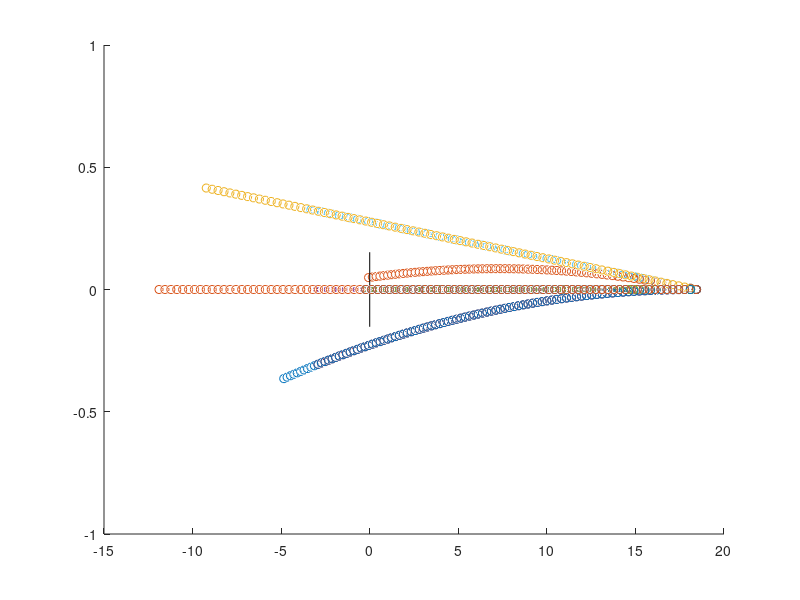

Source code (MATLAB):
% Main function.
function main
    hold on

% option 1
   tab1 = Devoir2(1, [-120*1000/3600 0 4.55*1000/3600]);

    x1 = tab1(:, 5);
    y1 = tab1(:, 6);
    z1 = tab1(:, 7);
    
    scatter3(x1,y1,z1);
    
   tab2 = Devoir2(1, [-120*1000/3600 0 7.79*1000/3600]);
   
    x2 = tab2(:, 5);
    y2 = tab2(:, 6);
    z2 = tab2(:, 7);
    
    scatter3(x2,y2,z2);
    
   tab3 = Devoir2(1, [-120*1000/3600 1.8*1000/3600 5.63*1000/3600]);
   
    x3 = tab3(:, 5);
    y3 = tab3(:, 6);
    z3 = tab3(:, 7);
    
    scatter3(x3,y3,z3);
% option 1 end

% option 2
   tab21 = Devoir2(2, [-120*1000/3600 0 4.55*1000/3600]);

    x21 = tab21(:, 5);
    y21 = tab21(:, 6);
    z21 = tab21(:, 7);
    
    scatter3(x21,y21,z21);
    
   tab22 = Devoir2(2, [-120*1000/3600 0 7.79*1000/3600]);
   
    x22 = tab22(:, 5);
    y22 = tab22(:, 6);
    z22 = tab22(:, 7);
    
    scatter3(x22,y22,z22);
    
   tab23 = Devoir2(2, [-120*1000/3600 1.8*1000/3600 5.63*1000/3600]);
   
    x23 = tab23(:, 5);
    y23 = tab23(:, 6);
    z23 = tab23(:, 7);
    
    scatter3(x23,y23,z23);
% option 1 end

% option 3
   tab31 = Devoir2(3, [-120*1000/3600 0 4.55*1000/3600]);

    x31 = tab31(:, 5);
    y31 = tab31(:, 6);
    z31 = tab31(:, 7);
    
    scatter3(x31,y31,z31);
    
   tab32 = Devoir2(3, [-120*1000/3600 0 7.79*1000/3600]);
   
    x32 = tab32(:, 5);
    y32 = tab32(:, 6);
    z32 = tab32(:, 7);
    
    scatter3(x32,y32,z32);
    
   tab33 = Devoir2(3, [-120*1000/3600 1.8*1000/3600 5.63*1000/3600]);
   
    x33 = tab33(:, 5);
    y33 = tab33(:, 6);
    z33 = tab33(:, 7);
    
    scatter3(x33,y33,z33);
% option 1 end
zp = ZonePrise();

patch( [0 0 0 0], [zp(3) zp(3) zp(1) zp(1)], [zp(4) zp(2) zp(2) zp(4)], [0.5 0.5 0.5])

axis([-15 20 -1 1 0 3]); 
end

function y = dt()
    y = 0.01;
end
function y = Pos0()
	y = [18.44 0 2.1];
end

function y = db()
     y = 0.073;
end

function y = mb()
    y = 0.145;
end

function y = ZonePrise()
     y = [-0.1524 0.8 0.1525 1.8];
end

function y = pAir()
    y = 1.1644;
end

function y = Cv()
    y = 1.45
end

function y = w()
    y = [0 0 50];
end

function y = Cm(w)
norme = norm(w);
    y = 1.6*10^(-3)*norme;
end

function y = Devoir2(option, vi)
    deltaT = dt();
    qSol = zeros(7);
    pos = Pos0();
    qSol(1,:) = [0 vi(1) vi(2) vi(3) pos(1) pos(2) pos(3)];
    i = 1;
    while( i == 1 || estArrive(qSol(i, :), qSol(i-1,:)) == 0)
        switch option
            case 1
                qSol(i+1,:) = SEDEuler(qSol(i,:), deltaT, G1(qSol(i,:), deltaT));
             case 2
                qSol(i+1,:) = SEDEuler(qSol(i,:), deltaT, G2(qSol(i,:), deltaT));
             case 3
                 qSol(i+1,:) = SEDEuler(qSol(i,:), deltaT, G3(qSol(i,:), deltaT));
        end
        i = i + 1;
    end
    y = qSol;
end

function y = estArrive(q1, q0)
    zone = ZonePrise();
    rayon = db()/2;
    y=0;
    
    if(q1(7) <= 0)
        y=1;
    else if (q1(5) <= 0 && q0(5) >= 0)
            if(q1(6) - rayon >= zone(1) && q1(6) + rayon <= zone(3))
                if(q1(7) - rayon >= zone(2) && q1(7) + rayon <= zone(4))
                    y =1;
                end
            end
        end
    end 
end

function qs= SEDEuler (q0 ,Deltat , fonctiong )
    %
    % Solution ED dq/dt= fonctiong (q,t)
    % Methode de Euler
    % qs : vecteur final [tf q(tf )]
    % q0 : vecteur initial [ti q(ti )]
    % Deltat : intervalle de temps
    % fonctiong : membre de droite de ED.
    % Ceci est un m- file de matlab
    % qui retourne [1 dq/dt(ti )]
    %
    qs=q0+ fonctiong * Deltat ;
end

function y = G1(q0, deltaT)
    y = [q0(1)+deltaT 0 0 -9.8 q0(2) q0(3) q0(4)];
end
function y = G2(q0, deltaT)
    norme = norm([q0(2) q0(3) q0(4)]);

    fx = -(((pi*db()*db())/8)*pAir()*Cv()*norme*q0(2))/mb();
    fy = -(((pi*db()*db())/8)*pAir()*Cv()*norme*q0(3))/mb();
    fz = -(((pi*db()*db())/8)*pAir()*Cv()*norme*q0(4))/mb() - 9.8;

    y = [q0(1)+deltaT fx fy fz q0(2) q0(3) q0(4)];
end


function y = G3(q0, deltaT)
    v = [q0(2) q0(3) q0(4)]
    normeV = norm(v);
    normeW = norm(w());
 
    f = (cross((((pi*db()*db())/8)*pAir()*Cm(w())*normeV/normeW*w()),v)/mb()) -(((pi*db()*db())/8)*pAir()*Cv()*normeV*v)/mb();
    

    y = [q0(1)+deltaT f(1) f(2) f(3)-9.8 q0(2) q0(3) q0(4)];
end